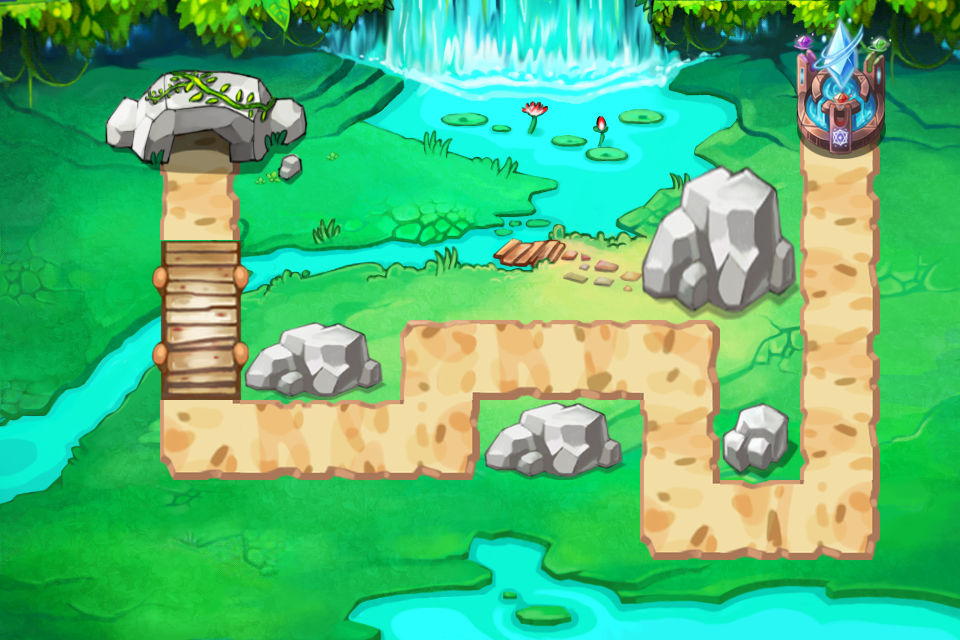

This is a level from a 2D game, rendered from its Tiled map with the project's own tilesets. A one-line summary and the map file follow, with tile-layer data summarised:
An orthogonal 12x8 tile map with 80x80 px tiles, 3 tile layers (layer_1, layer_2, layer_3) and 8 objects (1, 2, 3, 4, 5, ...).

<map version="1.0" orientation="orthogonal" width="12" height="8" tilewidth="80" tileheight="80">
 <tileset firstgid="1" name="map-1" tilewidth="80" tileheight="80">
  <image source="map-1.png" width="2046" height="2046" />
  <tile id="0">
   <properties>
    <property name="isWater" value="isWater" />
   </properties>
  </tile>
  <tile id="1">
   <properties>
    <property name="isWater" value="isWater" />
   </properties>
  </tile>
  <tile id="2">
   <properties>
    <property name="isWater" value="isWater" />
   </properties>
  </tile>
  <tile id="3">
   <properties>
    <property name="isWater" value="isWater" />
   </properties>
  </tile>
  <tile id="4">
   <properties>
    <property name="isWater" value="isWater" />
   </properties>
  </tile>
  <tile id="5">
   <properties>
    <property name="isWater" value="isWater" />
   </properties>
  </tile>
  <tile id="6">
   <properties>
    <property name="isWater" value="isWater" />
   </properties>
  </tile>
  <tile id="7">
   <properties>
    <property name="isWater" value="isWater" />
   </properties>
  </tile>
  <tile id="8">
   <properties>
    <property name="isWater" value="isWater" />
   </properties>
  </tile>
  <tile id="9">
   <properties>
    <property name="isWater" value="isWater" />
   </properties>
  </tile>
  <tile id="10">
   <properties>
    <property name="isWater" value="isWater" />
   </properties>
  </tile>
  <tile id="11">
   <properties>
    <property name="isWater" value="isWater" />
   </properties>
  </tile>
  <tile id="13">
   <properties>
    <property name="isPath" value="isPath" />
   </properties>
  </tile>
  <tile id="14">
   <properties>
    <property name="isPath" value="isPath" />
   </properties>
  </tile>
  <tile id="15">
   <properties>
    <property name="isPath" value="isPath" />
   </properties>
  </tile>
  <tile id="16">
   <properties>
    <property name="isPath" value="isPath" />
   </properties>
  </tile>
  <tile id="17">
   <properties>
    <property name="HP" value="1000" />
    <property name="coins" value="50" />
    <property name="isBarrier" value="41" />
   </properties>
  </tile>
  <tile id="18">
   <properties>
    <property name="HP" value="1000" />
    <property name="coins" value="50" />
    <property name="isBarrier" value="42" />
   </properties>
  </tile>
  <tile id="20">
   <properties>
    <property name="isExit" value="isExit" />
   </properties>
  </tile>
  <tile id="25">
   <properties>
    <property name="isTower" value="isTower" />
   </properties>
  </tile>
  <tile id="26">
   <properties>
    <property name="isTower" value="isTower" />
   </properties>
  </tile>
  <tile id="27">
   <properties>
    <property name="isTower" value="isTower" />
   </properties>
  </tile>
  <tile id="28">
   <properties>
    <property name="isTower" value="isTower" />
   </properties>
  </tile>
  <tile id="29">
   <properties>
    <property name="isTower" value="isTower" />
   </properties>
  </tile>
  <tile id="30">
   <properties>
    <property name="isWater" value="isWater" />
   </properties>
  </tile>
  <tile id="31">
   <properties>
    <property name="isWater" value="isWater" />
   </properties>
  </tile>
  <tile id="32">
   <properties>
    <property name="isWater" value="isWater" />
   </properties>
  </tile>
  <tile id="33">
   <properties>
    <property name="isWater" value="isWater" />
   </properties>
  </tile>
  <tile id="34">
   <properties>
    <property name="isTower" value="isTower" />
   </properties>
  </tile>
  <tile id="35">
   <properties>
    <property name="isTower" value="isTower" />
   </properties>
  </tile>
  <tile id="36">
   <properties>
    <property name="isTower" value="isTower" />
   </properties>
  </tile>
  <tile id="38">
   <properties>
    <property name="isPath" value="isPath" />
   </properties>
  </tile>
  <tile id="39">
   <properties>
    <property name="HP" value="200" />
    <property name="coins" value="10" />
    <property name="isBarrier" value="1" />
   </properties>
  </tile>
  <tile id="41">
   <properties>
    <property name="isPath" value="isPath" />
   </properties>
  </tile>
  <tile id="42">
   <properties>
    <property name="HP" value="1000" />
    <property name="coins" value="50" />
    <property name="isBarrier" value="43" />
   </properties>
  </tile>
  <tile id="43">
   <properties>
    <property name="HP" value="1000" />
    <property name="coins" value="50" />
    <property name="isBarrier" value="44" />
   </properties>
  </tile>
  <tile id="45">
   <properties>
    <property name="isExit" value="isExit" />
   </properties>
  </tile>
  <tile id="50">
   <properties>
    <property name="isTower" value="isTower" />
   </properties>
  </tile>
  <tile id="51">
   <properties>
    <property name="isTower" value="isTower" />
   </properties>
  </tile>
  <tile id="52">
   <properties>
    <property name="isTower" value="isTower" />
   </properties>
  </tile>
  <tile id="53">
   <properties>
    <property name="isTower" value="isTower" />
   </properties>
  </tile>
  <tile id="54">
   <properties>
    <property name="isTower" value="isTower" />
   </properties>
  </tile>
  <tile id="55">
   <properties>
    <property name="isTower" value="isTower" />
   </properties>
  </tile>
  <tile id="56">
   <properties>
    <property name="isWater" value="isWater" />
   </properties>
  </tile>
  <tile id="57">
   <properties>
    <property name="isWater" value="isWater" />
   </properties>
  </tile>
  <tile id="58">
   <properties>
    <property name="isTower" value="isTower" />
   </properties>
  </tile>
  <tile id="59">
   <properties>
    <property name="isTower" value="isTower" />
   </properties>
  </tile>
  <tile id="60">
   <properties>
    <property name="isTower" value="isTower" />
   </properties>
  </tile>
  <tile id="61">
   <properties>
    <property name="isTower" value="isTower" />
   </properties>
  </tile>
  <tile id="63">
   <properties>
    <property name="isPath" value="isPath" />
   </properties>
  </tile>
  <tile id="64">
   <properties>
    <property name="HP" value="500" />
    <property name="coins" value="20" />
    <property name="isBarrier" value="21" />
   </properties>
  </tile>
  <tile id="65">
   <properties>
    <property name="HP" value="500" />
    <property name="coins" value="20" />
    <property name="isBarrier" value="22" />
   </properties>
  </tile>
  <tile id="66">
   <properties>
    <property name="isPath" value="isPath" />
   </properties>
  </tile>
  <tile id="68">
   <properties>
    <property name="isPath" value="isPath" />
   </properties>
  </tile>
  <tile id="75">
   <properties>
    <property name="isTower" value="isTower" />
   </properties>
  </tile>
  <tile id="76">
   <properties>
    <property name="isTower" value="isTower" />
   </properties>
  </tile>
  <tile id="77">
   <properties>
    <property name="isWater" value="isWater" />
   </properties>
  </tile>
  <tile id="78">
   <properties>
    <property name="isWater" value="isWater" />
   </properties>
  </tile>
  <tile id="79">
   <properties>
    <property name="isTower" value="isTower" />
   </properties>
  </tile>
  <tile id="80">
   <properties>
    <property name="isTower" value="isTower" />
   </properties>
  </tile>
  <tile id="81">
   <properties>
    <property name="isTower" value="isTower" />
   </properties>
  </tile>
  <tile id="82">
   <properties>
    <property name="isTower" value="isTower" />
   </properties>
  </tile>
  <tile id="83">
   <properties>
    <property name="isTower" value="isTower" />
   </properties>
  </tile>
  <tile id="84">
   <properties>
    <property name="isTower" value="isTower" />
   </properties>
  </tile>
  <tile id="85">
   <properties>
    <property name="isTower" value="isTower" />
   </properties>
  </tile>
  <tile id="86">
   <properties>
    <property name="isTower" value="isTower" />
   </properties>
  </tile>
  <tile id="88">
   <properties>
    <property name="isPath" value="isPath" />
   </properties>
  </tile>
  <tile id="89">
   <properties>
    <property name="isPath" value="isPath" />
   </properties>
  </tile>
  <tile id="90">
   <properties>
    <property name="isPath" value="isPath" />
   </properties>
  </tile>
  <tile id="91">
   <properties>
    <property name="isPath" value="isPath" />
   </properties>
  </tile>
  <tile id="92">
   <properties>
    <property name="isPath" value="isPath" />
   </properties>
  </tile>
  <tile id="93">
   <properties>
    <property name="isPath" value="isPath" />
   </properties>
  </tile>
  <tile id="94">
   <properties>
    <property name="isPath" value="isPath" />
   </properties>
  </tile>
  <tile id="100">
   <properties>
    <property name="isTower" value="isTower" />
   </properties>
  </tile>
  <tile id="101">
   <properties>
    <property name="isWater" value="isWater" />
   </properties>
  </tile>
  <tile id="102">
   <properties>
    <property name="isTower" value="isTower" />
   </properties>
  </tile>
  <tile id="103">
   <properties>
    <property name="isTower" value="isTower" />
   </properties>
  </tile>
  <tile id="104">
   <properties>
    <property name="isTower" value="isTower" />
   </properties>
  </tile>
  <tile id="105">
   <properties>
    <property name="isTower" value="isTower" />
   </properties>
  </tile>
  <tile id="106">
   <properties>
    <property name="isTower" value="isTower" />
   </properties>
  </tile>
  <tile id="107">
   <properties>
    <property name="isTower" value="isTower" />
   </properties>
  </tile>
  <tile id="108">
   <properties>
    <property name="isTower" value="isTower" />
   </properties>
  </tile>
  <tile id="109">
   <properties>
    <property name="isTower" value="isTower" />
   </properties>
  </tile>
  <tile id="110">
   <properties>
    <property name="isTower" value="isTower" />
   </properties>
  </tile>
  <tile id="111">
   <properties>
    <property name="isTower" value="isTower" />
   </properties>
  </tile>
  <tile id="118">
   <properties>
    <property name="isPath" value="isPath" />
   </properties>
  </tile>
  <tile id="125">
   <properties>
    <property name="isWater" value="isWater" />
   </properties>
  </tile>
  <tile id="126">
   <properties>
    <property name="isTower" value="isTower" />
   </properties>
  </tile>
  <tile id="127">
   <properties>
    <property name="isTower" value="isTower" />
   </properties>
  </tile>
  <tile id="128">
   <properties>
    <property name="isTower" value="isTower" />
   </properties>
  </tile>
  <tile id="129">
   <properties>
    <property name="isTower" value="isTower" />
   </properties>
  </tile>
  <tile id="130">
   <properties>
    <property name="isTower" value="isTower" />
   </properties>
  </tile>
  <tile id="131">
   <properties>
    <property name="isTower" value="isTower" />
   </properties>
  </tile>
  <tile id="132">
   <properties>
    <property name="isTower" value="isTower" />
   </properties>
  </tile>
  <tile id="133">
   <properties>
    <property name="isTower" value="isTower" />
   </properties>
  </tile>
  <tile id="134">
   <properties>
    <property name="isTower" value="isTower" />
   </properties>
  </tile>
  <tile id="135">
   <properties>
    <property name="isTower" value="isTower" />
   </properties>
  </tile>
  <tile id="136">
   <properties>
    <property name="isTower" value="isTower" />
   </properties>
  </tile>
  <tile id="137">
   <properties>
    <property name="isPath" value="isPath" />
   </properties>
  </tile>
  <tile id="138">
   <properties>
    <property name="isPath" value="isPath" />
   </properties>
  </tile>
  <tile id="139">
   <properties>
    <property name="isPath" value="isPath" />
   </properties>
  </tile>
  <tile id="141">
   <properties>
    <property name="isPath" value="isPath" />
   </properties>
  </tile>
  <tile id="150">
   <properties>
    <property name="isTower" value="isTower" />
   </properties>
  </tile>
  <tile id="151">
   <properties>
    <property name="isTower" value="isTower" />
   </properties>
  </tile>
  <tile id="152">
   <properties>
    <property name="isTower" value="isTower" />
   </properties>
  </tile>
  <tile id="153">
   <properties>
    <property name="isTower" value="isTower" />
   </properties>
  </tile>
  <tile id="154">
   <properties>
    <property name="isTower" value="isTower" />
   </properties>
  </tile>
  <tile id="155">
   <properties>
    <property name="isTower" value="isTower" />
   </properties>
  </tile>
  <tile id="156">
   <properties>
    <property name="isWater" value="isWater" />
   </properties>
  </tile>
  <tile id="157">
   <properties>
    <property name="isTower" value="isTower" />
   </properties>
  </tile>
  <tile id="158">
   <properties>
    <property name="isTower" value="isTower" />
   </properties>
  </tile>
  <tile id="159">
   <properties>
    <property name="isTower" value="isTower" />
   </properties>
  </tile>
  <tile id="160">
   <properties>
    <property name="isTower" value="isTower" />
   </properties>
  </tile>
  <tile id="161">
   <properties>
    <property name="isTower" value="isTower" />
   </properties>
  </tile>
  <tile id="166">
   <properties>
    <property name="isPath" value="isPath" />
   </properties>
  </tile>
  <tile id="175">
   <properties>
    <property name="isTower" value="isTower" />
   </properties>
  </tile>
  <tile id="176">
   <properties>
    <property name="isTower" value="isTower" />
   </properties>
  </tile>
  <tile id="177">
   <properties>
    <property name="isTower" value="isTower" />
   </properties>
  </tile>
  <tile id="178">
   <properties>
    <property name="isTower" value="isTower" />
   </properties>
  </tile>
  <tile id="179">
   <properties>
    <property name="isWater" value="isWater" />
   </properties>
  </tile>
  <tile id="180">
   <properties>
    <property name="isWater" value="isWater" />
   </properties>
  </tile>
  <tile id="181">
   <properties>
    <property name="isWater" value="isWater" />
   </properties>
  </tile>
  <tile id="182">
   <properties>
    <property name="isWater" value="isWater" />
   </properties>
  </tile>
  <tile id="183">
   <properties>
    <property name="isWater" value="isWater" />
   </properties>
  </tile>
  <tile id="184">
   <properties>
    <property name="isWater" value="isWater" />
   </properties>
  </tile>
  <tile id="185">
   <properties>
    <property name="isWater" value="isWater" />
   </properties>
  </tile>
  <tile id="186">
   <properties>
    <property name="isWater" value="isWater" />
   </properties>
  </tile>
  <tile id="191">
   <properties>
    <property name="isPath" value="isPath" />
   </properties>
  </tile>
  <tile id="212">
   <properties>
    <property name="isWater" value="isWater" />
   </properties>
  </tile>
  <tile id="213">
   <properties>
    <property name="isEntrance" value="1" />
   </properties>
  </tile>
  <tile id="214">
   <properties>
    <property name="isWater" value="isWater" />
   </properties>
  </tile>
 </tileset>
 <layer name="layer_1" width="12" height="8">
  <data>[96 cells, 96 non-empty, 96 distinct tile ids]</data>
 </layer>
 <layer name="layer_2" width="12" height="8">
  <data>[96 cells, 32 non-empty, 23 distinct tile ids]</data>
 </layer>
 <layer name="layer_3" width="12" height="8">
  <data>[96 cells, 20 non-empty, 20 distinct tile ids]</data>
 </layer>
 <objectgroup name="layer_obj" width="12" height="8">
  <object name="1" x="160" y="160" width="80" height="80" />
  <object name="2" x="160" y="400" width="80" height="80" />
  <object name="3" x="400" y="400" width="80" height="80" />
  <object name="4" x="400" y="320" width="80" height="80" />
  <object name="5" x="640" y="320" width="80" height="80" />
  <object name="6" x="640" y="480" width="80" height="80" />
  <object name="7" x="800" y="480" width="80" height="80" />
  <object name="8" x="800" y="80" width="80" height="80" />
 </objectgroup>
</map>
